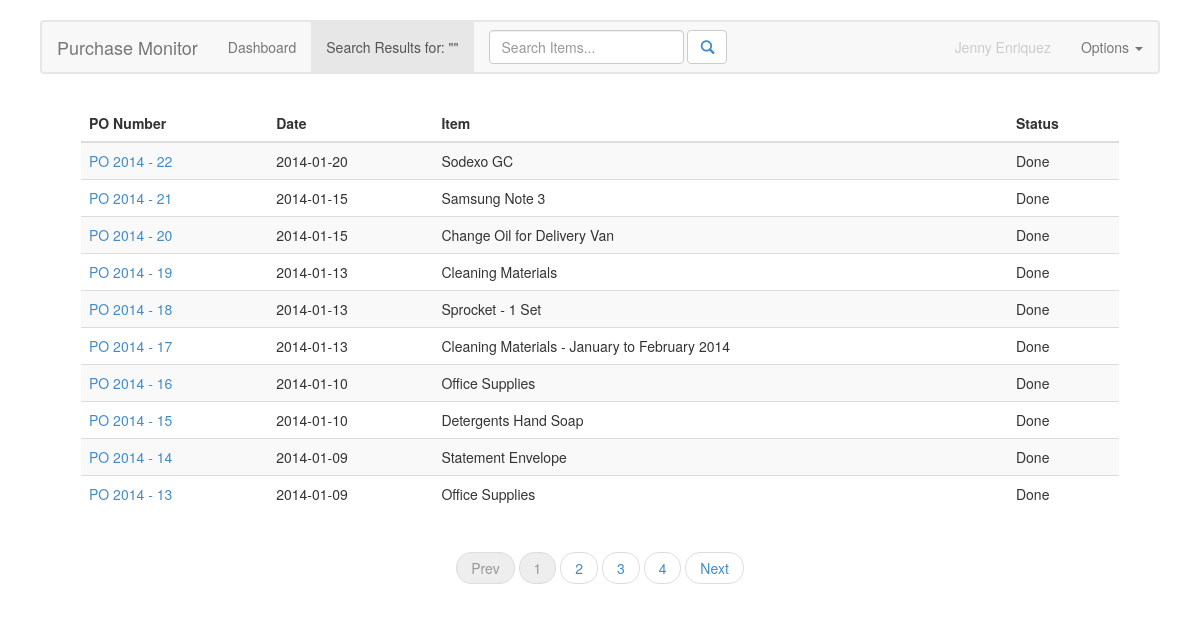
/admin/itemsearch.php (signed in), run on the app's committed database.
### tables this page shows
CREATE TABLE IF NOT EXISTS `rqsm` (
  `reqid` int(9) NOT NULL AUTO_INCREMENT,
  `po_year` varchar(4) NOT NULL,
  `po_yearid` int(5) NOT NULL,
  `po_id` varchar(20) NOT NULL,
  `date` date NOT NULL,
  `item` varchar(100) NOT NULL,
  `requestor` varchar(50) NOT NULL,
  `requestor_name` varchar(100) NOT NULL,
  `amount` decimal(18,2) NOT NULL,
  `notes` varchar(500) NOT NULL,
  `vendor` varchar(100) NOT NULL,
  `vendor_tin` varchar(50) NOT NULL,
  `vendor_terms` varchar(100) NOT NULL,
  `vendor_address` varchar(250) NOT NULL,
  `vendor_contact` varchar(100) NOT NULL,
  `vendor_contactnum` varchar(50) NOT NULL,
  `status` int(1) NOT NULL,
  PRIMARY KEY (`reqid`),
  UNIQUE KEY `po_id` (`po_id`)
);

### scripts/search_items.php (called while the page is built, shortened)
<?php
	$perpage = 10;
	if (isset($_GET['order'])) {
		$orderby = $_GET['order'];
		switch ($orderby) {
			case "date":
				$sortkey = "rqsm.date" ;
				break;
			case "reqid":
				$sortkey = "rqsm.reqid" ;
				break;
			case "status":
				$sortkey = "rqsm.status";
				break;
		}
		$_SESSION['ORDERKEY'] = $sortkey;
	} else
	if (isset($_SESSION['ORDERKEY'])) {
		$sortkey = $_SESSION['ORDERKEY'];
	} else 	{
		$sortkey = "rqsm.reqid";
	}
	if (isset($_GET['sort'])) {
		$sort_order =  $_GET['sort'];
		switch ($sort_order) {
			case "":
				$sortby = "desc" ;
				break;
			case "desc":
				$sortby = "asc" ;
				break;
			case "asc":
				$sortby = "desc" ;
				break;
			default:
		}
		$_SESSION['SORT_ORDER'] = $sortby;
	} else
	if (isset($_SESSION['SORT_ORDER'])) {
		$sortby = $_SESSION['SORT_ORDER'] ;
	} else {
		$sortby = "desc";
	}
	if (isset($_GET['page'])) {
		$pagenum   = $_GET['page'];
		$queryfrom = ($pagenum - 1);
		if ($pagenum == "prev") {
			$pagenum = $_SESSION['DASH_CURPAGE'] - 1;
		} else
		if ($pagenum == "next") {
			$pagenum = $_SESSION['DASH_CURPAGE'] + 1;
		}
	} else {
		$pagenum = 1;
	}
	$queryfrom = ($pagenum - 1) * $perpage;
	$qry  = "SELECT  rqsm.reqid, rqsm.po_id, rqsm.date,  rqsm.item, rqsm.status from rqsm ";
	$qry .= " where item like '%$search_string%'";
	$qry .= " order by  $sortkey $sortby limit $queryfrom, 10";
	$result=mysql_query($qry);
?>

### admin/itemsearch.php (the view, shortened to what this page needs)
<?php
$search_string = $_GET['search'];
require('../scripts/search_items.php');
?>
<!DOCTYPE html>
<html>
  <head>
	<link href="../styles/css/mod.bootstrap.css" rel="stylesheet">
  </head>
  <body>
  <nav class="navbar navbar-default" role="navigation">
  <div class="navbar-header">
	<span class="navbar-brand">Purchase Monitor</span>
  </div>
  <div class="collapse navbar-collapse" id="bs-example-navbar-collapse-1">
    <ul class="nav navbar-nav">
      <li ><a href="index.php">Dashboard</a></li>
      <li class="active"><a href="newrequest.php">Search Results for: "<?php echo "$search_string"; ?>"  </a></li>
    </ul>
    <form class="navbar-form navbar-left" role="search" id="SearchItem" action="itemsearch.php" enctype="multipart/form-data">
		<div class=" form-group">
        <input type="text" class="form-control" name="search" id="SearchItemName" placeholder="Search Items..." required>
	  </div>
		<button type="submit" id="SearchItemButton" class="btn btn-default"><a id="vendorpage" href=""><span class="glyphicon glyphicon-search"></span></a></button>
    </form>
    <ul class="nav navbar-nav navbar-right">
      <li class="disabled"><a href="#" ><?php print $_SESSION['MEMBER_FNAME']." ".$_SESSION['MEMBER_LNAME'] ?></a></li>
      <li class="dropdown">
        <a href="#" class="dropdown-toggle" data-toggle="dropdown">Options <b class="caret"></b></a>
      </li>
    </ul>
  </div>
</nav>
<div class="content_holder">
<table class="table table-striped table-hover">
        <thead>
          <tr>
            <th>PO Number</th>
            <th>Date</th>
            <th>Item</th>
            <th>Status</th>
          </tr>
        </thead>
        <tbody>
		<?php
		if ($_SESSION['DASH_ROWS'] != 0) {
			while ($rqitem = mysql_fetch_assoc($result)){
			$stat_text = $rqitem['status'];
			switch ($stat_text) {
				case 1:
					$status_text = "Done";
					break;
				}
			echo "<tr>";
			echo	"<td><a href=\"itemdtls.php?reqid=".$rqitem['reqid']."\" style=\"display:block; text-decoration: none;\">". $rqitem['po_id'] ."</a></td>";
			echo "	<td><a href=\"itemdtls.php?reqid=".$rqitem['reqid']."\" style=\"display:block; text-decoration: none; color:#333333;\">". $rqitem['date']  ."</td>";
			echo "	<td><a href=\"itemdtls.php?reqid=".$rqitem['reqid']."\" style=\"display:block; text-decoration: none; color:#333333;\">". $rqitem['item'] ."</td>";
			echo "	<td><a href=\"itemdtls.php?reqid=".$rqitem['reqid']."\" style=\"display:block; text-decoration: none; color:#333333;\">". $status_text ."</td>";
			echo "</tr>";
			}
		}
		?>
        </tbody>
      </table>
	<?php
	$item=$_GET['search'];
	if ($_SESSION['DASH_ROWS'] != 0) {
		$max_page = $_SESSION['DASH_ROWS'];
		$current_page = $_SESSION['DASH_CURPAGE'];
		$max_paging = 4;
		$start_paging = 1;
		$end_paging = $max_paging;
		echo "<ul class=\"pager\">\n";
		if ($current_page == 1) {
			echo "\t<li class =\"active disabled\"><a href=\"itemsearch.php?search=$item&page=prev\">Prev</a></li>\n";
		} else {
			echo "\t<li><a href=\"itemsearch.php?search=$item&page=prev\">Prev</a></li>\n";
		}
		for ($i = $start_paging; $i <= $end_paging; $i++) {
		    if ($current_page == $i) {
				echo "\t<li class =\"active disabled\"><a href=\"itemsearch.php?search=$item&page=$i\">".$i."</a></li>\n";
			} else {
				echo "\t<li><a href=\"itemsearch.php?search=$item&page=$i\">".$i."</a></li>\n";
			}
		}
		if ($current_page == $max_page) {
			echo "\t<li class =\"active disabled\"><a href=\"itemsearch.php?search=$item&page=next\">Next</a></li>\n";
		} else {
			echo "\t<li><a href=\"itemsearch.php?search=$item&page=next\">Next</a></li>\n";
		}
		echo "</ul>\n";
	}
	?>
</div>
  </body>
</html>

### data on the page
rqsm: po "PO 2014 - 22", date "2014-01-20", item "Sodexo GC", status "Done"
rqsm: po "PO 2014 - 21", date "2014-01-15", item "Samsung Note 3", status "Done"
rqsm: po "PO 2014 - 20", date "2014-01-15", item "Change Oil for Delivery Van", status "Done"
rqsm: po "PO 2014 - 19", date "2014-01-13", item "Cleaning Materials", status "Done"
rqsm: po "PO 2014 - 18", date "2014-01-13", item "Sprocket - 1 Set", status "Done"
rqsm: po "PO 2014 - 17", date "2014-01-13", item "Cleaning Materials - January to February 2014", status "Done"
rqsm: po "PO 2014 - 16", date "2014-01-10", item "Office Supplies", status "Done"
rqsm: po "PO 2014 - 15", date "2014-01-10", item "Detergents Hand Soap", status "Done"
rqsm: po "PO 2014 - 14", date "2014-01-09", item "Statement Envelope", status "Done"
rqsm: po "PO 2014 - 13", date "2014-01-09", item "Office Supplies", status "Done"

### other printed values
$_SESSION['MEMBER_FNAME'] "Jenny"
$_SESSION['MEMBER_LNAME'] "Enriquez"
